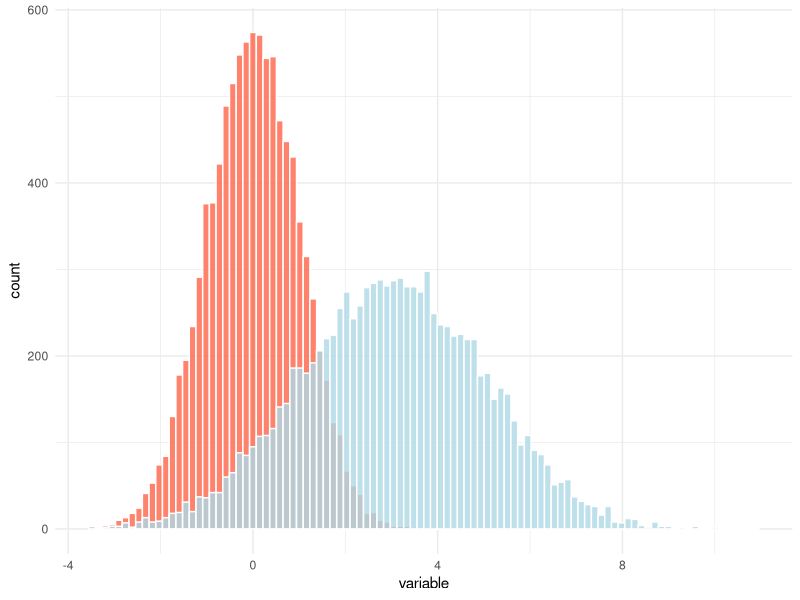
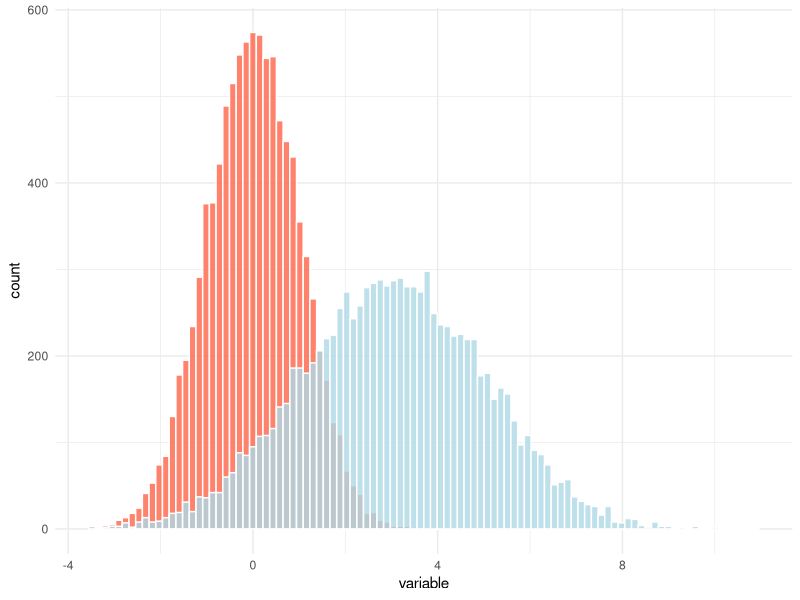
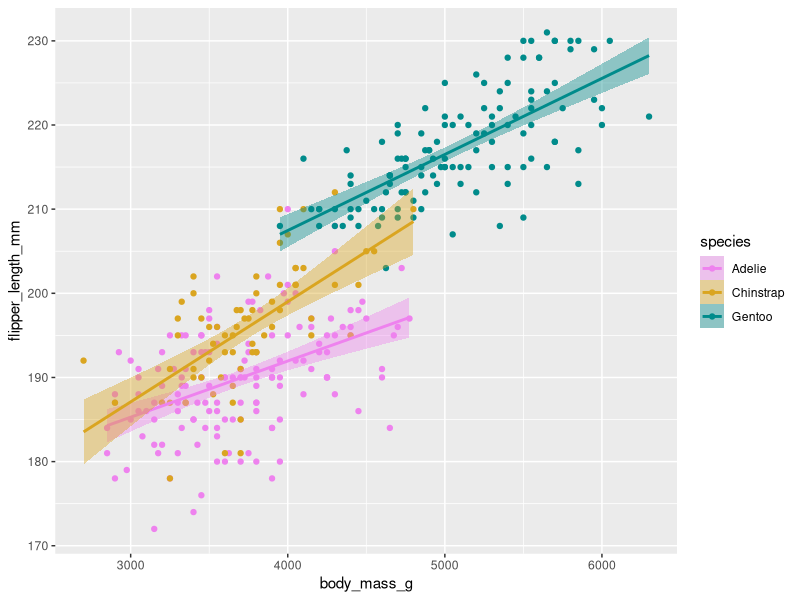

These figures' R source, in order:
## ---- chunk 1
b = c(TRUE, FALSE, NA, FALSE, TRUE, TRUE)
mean(b)
## ---- chunk 2
mean(b, na.rm = TRUE)
## ---- chunk 3
library(purrr)  # contains `partial`
unsafe_mean = partial(mean, na.rm = TRUE)
## ---- chunk 4
unsafe_mean(b)
## ---- chunk 5
unsafe_mean = function(x) mean(x, na.rm = TRUE)
## ---- chunk 6
library(tibble)
library(ggplot2)

# first, some data...
d = tibble(
    z = rnorm(10000, mean = 0, sd = 1),
    e = 2 * z + 3
)

ggplot(d) +
    geom_histogram(aes(x = z), bins = 100, color = "white", alpha = 0.8, fill = "tomato") +
    geom_histogram(aes(x = e), bins = 100, color = "white", alpha = 0.8, fill = "lightblue") +
    labs(x = "variable") +
    theme_minimal()
## ---- chunk 7
# create a new histogram function w/ arguments fixed
geom_hist_rv = partial(geom_histogram, bins = 100, color = 'white', alpha = 0.8)

# apply our function
ggplot(d) +
    geom_hist_rv(aes(x = z), fill = "tomato") +
    geom_hist_rv(aes(x = e), fill = "lightblue") +
    labs(x = "variable") +
    theme_minimal()
## ---- chunk 8
# a vector of key-value pairs, species to color
peng_colors = c("Adelie" = "violet", "Chinstrap" = "goldenrod", "Gentoo" = "darkcyan")

# invoke the pairs in curried arguments
scale_color_species = partial(scale_color_manual, values = peng_colors)
scale_fill_species = partial(scale_fill_manual, values = peng_colors)
## ---- chunk 9
library(palmerpenguins)

ggplot(penguins) +
    aes(x = body_mass_g, y = flipper_length_mm, color = species, fill = species) +
    geom_point() +
    geom_smooth(method = "lm") +
    scale_color_species() +
    scale_fill_species()
## ---- chunk 10
   b_mean = partial(mean, x = b)
## ---- chunk 11
   b_mean(na.rm = TRUE)
## ---- chunk 12
   b_mean()
## ---- chunk 13
   apply_reg = partial(lm, formula = y ~ x + z + w)
## ---- chunk 14
   reg_on_penguins = partial(lm, data = palmerpenguins)
## ---- chunk 15
   p = list(a = 9)
## ---- chunk 16
   p[["a"]]
## ---- chunk 17
   index = function(lst, k) lst[[k]]
   p |> index("a")

   key_into = function(k, lst) lst[[k]]
   "a" |> key_into(p)
## ---- chunk 18
attributes(unsafe_mean)
## ---- chunk 19
lapply(mtcars, unsafe_mean) |> head()
## ---- chunk 20
# take in a function f and return a "lifted" function that applies f to a list
fmap = function(f) {
    function(lst) lapply(lst, f)
}

map_unsafe_mean = fmap(unsafe_mean)
map_unsafe_mean(mtcars) |> head()
